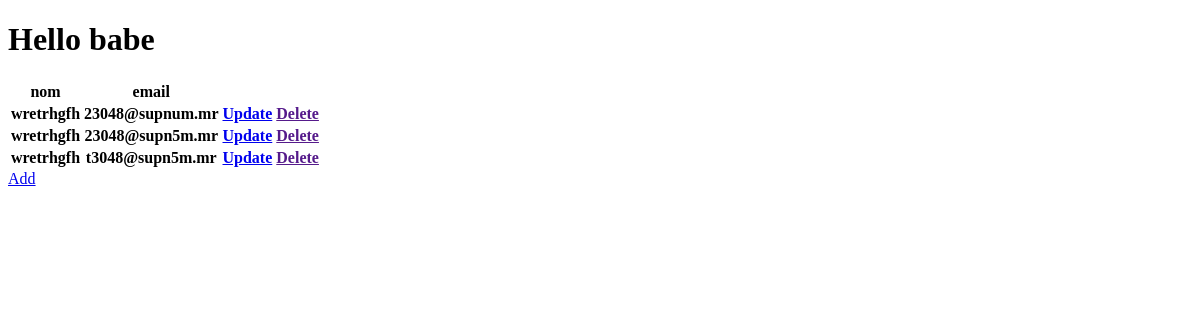
Before: / with the older database file.
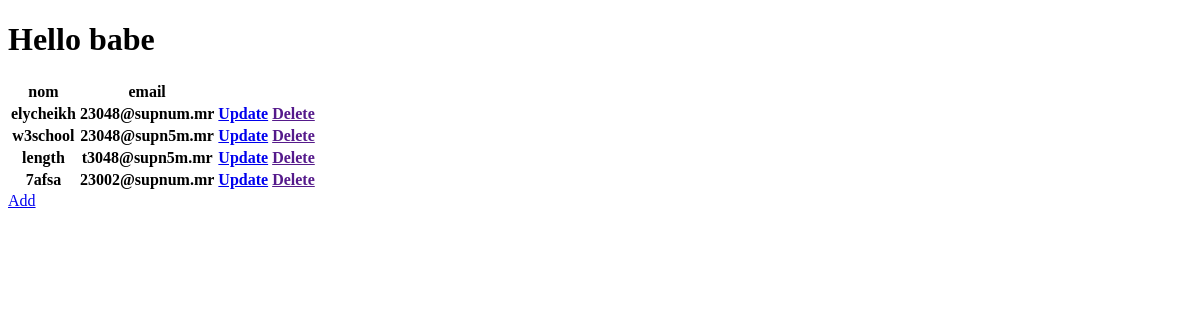
After: the same page with the newer database file.
### test1/models.py (models this page shows)
class Student(models.Model):
    nom=models.CharField(max_length=255)
    email=models.CharField(max_length=15, unique=True)

### test1/views.py (the view)
# urls.py: path('' , views.seeAll , name="seeAll"),
def seeAll(request):
    getAll=Student.objects.all().values()
    if getAll :
        context={
            'list':getAll
        }
        temp=loader.get_template('list.html')
        return HttpResponse(temp.render( context, request))
    else:
        temp=loader.get_template('list.html')
        context={
            'lists':"Dont have Any Student ....."
        }
        return HttpResponse(temp.render(context ,request ))

### test1/templates/list.html (shortened to what this page needs)
<!DOCTYPE html>
<html lang="en">
<head>
</head>
<body>
    <h1>Hello babe </h1>
    <div>
        <table>
            <tr>
                <th>nom</th>
                <th>email</th>
            </tr>
                {%for i in list %}
                    <tr>
                            <th>{{i.nom}}</th>
                            <th>{{i.email}}</th>
                            <th><a href="{% url 'update' i.id %}">Update</a></th>
                            <th><a href="">Delete</a></th>
                    </tr>
                {%endfor%}
        </table>
    </div>
    <a href="{% url 'add'%}"><div>Add</div></a>
</body>
</html>

Changed rows visible on the page:
changed Student "23048@supnum.mr": nom "wretrhgfh" → "elycheikh"
changed Student "23048@supn5m.mr": nom "wretrhgfh" → "w3school"
changed Student "t3048@supn5m.mr": nom "wretrhgfh" → "length"
added Student: nom "7afsa", email "23002@supnum.mr"
